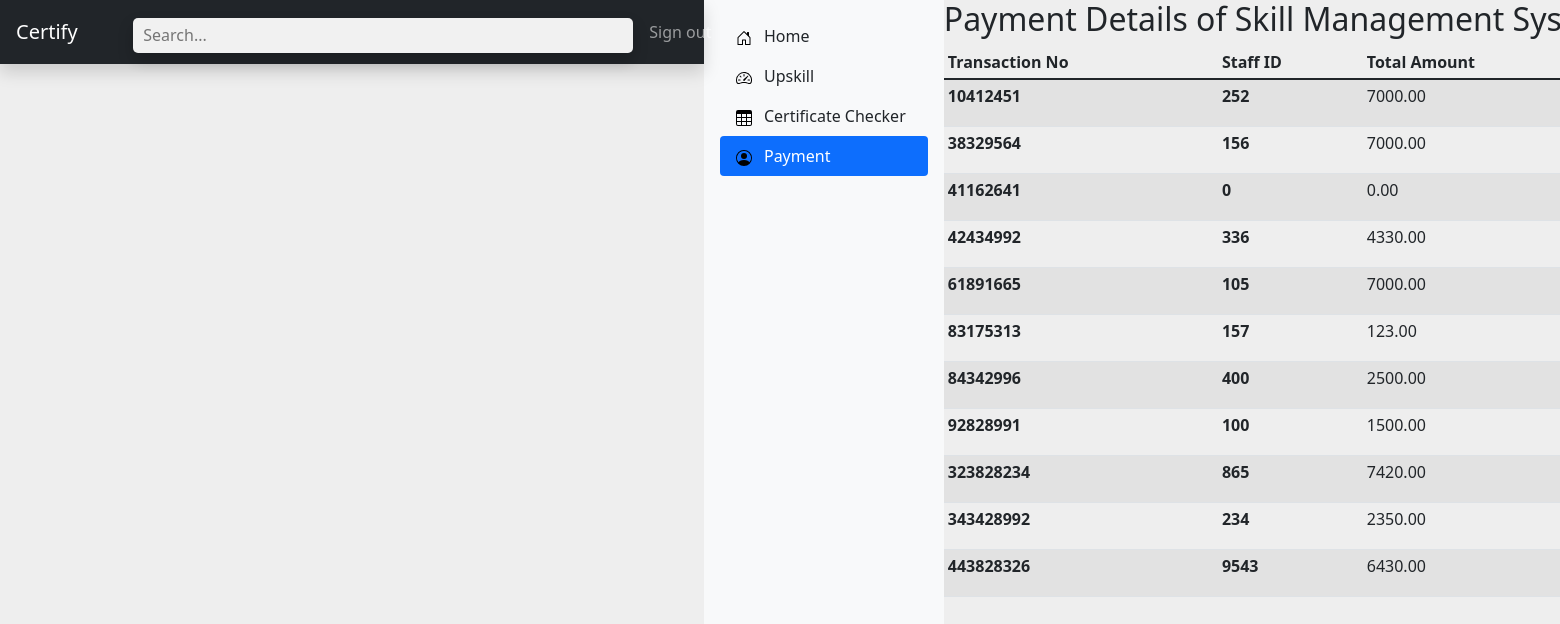
Page /view/payment.php on the committed database.
### tables this page shows
CREATE TABLE `payment` (
  `Transaction_No` int(10) UNSIGNED NOT NULL,
  `Staff_ID` int(10) NOT NULL,
  `Total_Amount` decimal(6,2) DEFAULT NULL,
  `Payment_Status` enum('Successful','Failed','Pending') DEFAULT NULL
);

### controller/mainController.php (called while the page is built, shortened)
<?php
spl_autoload_register(function($class){
    require_once('certificate_class.php');
});
function getPayment(){
    $cert = new Certificate;
    $runQuery = $cert->pay();
    if($runQuery){
        $checks = array();
        while($record = $cert->db_fetch()){
            $checks[] = $record;
        }
        return $checks;
    }else{
        return false;
    }
}
?>

### controller/certificate_class.php (called while the page is built, shortened)
<?php
require('../model/db_connect.php');
class Certificate extends connection {
    public function pay(){
        $sql = "SELECT * FROM payment";
        return $this->db_query($sql);
    }
}
?>

### model/db_connect.php (called while the page is built, shortened)
<?php
class connection{
	public $db = null;
	public $results = null;
	function db_connect(){
		$this->db = mysqli_connect(servername,username,password,dbname);
		if (mysqli_connect_errno()) {
			return false;
		}else{
			return true;
		}
	}
	function db_query($sqlQuery){
		$this->results = mysqli_query($this->db,$sqlQuery);
		if ($this->results == false) {
			return false;
		}else{
			return true;
		}
	}
	function db_fetch(){
		return mysqli_fetch_assoc($this->results);
	}
}
?>

### view/payment.php (the view, shortened to what this page needs)
<!DOCTYPE html>
<html lang="en">
<head>
      <link href="https://cdn.jsdelivr.net/npm/bootstrap@5.1.3/dist/css/bootstrap.min.css" rel="stylesheet">
      <link href="../css/upskill.css" rel="stylesheet">
    <link href='https://unpkg.com/boxicons@2.0.9/css/boxicons.min.css' rel='stylesheet'>
    <link href='https://unpkg.com/boxicons@2.0.9/css/boxicons.min.css' rel='stylesheet'>
    <link href="../css/My.css" rel="stylesheet" type="text/css">
</head>
<body>
      <header class="navbar navbar-dark sticky-top bg-dark flex-md-nowrap p-0 shadow">
            <a class="navbar-brand col-md-3 col-lg-2 me-0 px-3" href="portal.php">Certify</a>
          <label>
              <input type="search" id="liveSearch" autocomplete="off" placeholder="Search..." spellcheck="false" class="search"/>
          </label>
          <div class="navbar-nav">
              <div class="nav-item text-nowrap">
                <a class="nav-link px-3" href="../index.php">Sign out</a>
              </div>
            </div>
      </header>
      <div class="mainUpSkill">
        <div class="sidebarUpSkill">
              <div class="d-flex flex-column flex-shrink-0 p-3 bg-light" style="width: 240px; height:92vh;">
                    <ul class="nav nav-pills flex-column mb-auto">
                    <li class="nav-item">
                    <a href="portal.php" class="nav-link link-dark" aria-current="page">
                          <svg class="bi me-2" width="16" height="16"><use xlink:href="#home"/></svg>
                          Home
                    </a>
                    </li>
                    <li>
                    <a href="upskill.php" class="nav-link link-dark">
                          <svg class="bi me-2" width="16" height="16"><use xlink:href="#speedometer2"/></svg>
                          Upskill
                    </a>
                    </li>
                    <li>
                    <a href="checker.php" class="nav-link link-dark">
                          <svg class="bi me-2" width="16" height="16"><use xlink:href="#table"/></svg>
                          Certificate Checker
                    </a>
                    </li>
                    <li>
                    <a href="payment.php" class="nav-link active">
                          <svg class="bi me-2" width="16" height="16"><use xlink:href="#people-circle"/></svg>
                          Payment
                    </a>
                    </li>
                    </ul>
              </div>
      </div>
      <div class="tableUpSkill">
            <h2>Payment Details of Skill Management System</h2>
            <div class="table-responsive">
              <table class="table table-striped table-sm">
                <thead>
                  <tr>
                    <th scope="col">Transaction No</th>
                    <th scope="col">Staff ID</th>
                    <th scope="col">Total Amount</th>
                  </tr>
                </thead>
                <tbody>
                    <?php
                      include_once "C:/xampp/htdocs/certify-main/controller/mainController.php";
                      $staff = getPayment();
                      foreach($staff as $value){
                  ?>
                      <?= "<tr> <th>" . $value['Transaction_No'] . "</th> <th>" . $value['Staff_ID'] . "</th> <td>" . $value['Total_Amount'] ."</td> <td>" . $value['Payment_Status'] . "</td>"?>
                  <?php
                      }
                  ?>
                </tbody>
              </table>
            </div>
        </div>
      </div>
</body>
</html>

### css/upskill.css (style rules this page uses)
.mainUpSkill { width: 100vw; display: flex; flex-direction: row; }
header { height: 8vh; width:100vw; }
.tableUpSkill { width: 100vw; }
.search { margin-top: 1rem; margin-left: 1rem; width: 20000px; padding: 15rem; border-radius: 5rem; border: 1px solid #ccc; }
body { height:92vh; background-color: #eeeeee; display: flex; flex-direction: row; }

### rows in the picture
payment: Transaction_No "10412451", Staff_ID "252", Total_Amount "7000.00"
payment: Transaction_No "38329564", Staff_ID "156", Total_Amount "7000.00"
payment: Transaction_No "41162641", Staff_ID "0", Total_Amount "0.00"
payment: Transaction_No "42434992", Staff_ID "336", Total_Amount "4330.00"
payment: Transaction_No "61891665", Staff_ID "105", Total_Amount "7000.00"
payment: Transaction_No "83175313", Staff_ID "157", Total_Amount "123.00"
payment: Transaction_No "84342996", Staff_ID "400", Total_Amount "2500.00"
payment: Transaction_No "92828991", Staff_ID "100", Total_Amount "1500.00"
payment: Transaction_No "323828234", Staff_ID "865", Total_Amount "7420.00"
payment: Transaction_No "343428992", Staff_ID "234", Total_Amount "2350.00"
payment: Transaction_No "443828326", Staff_ID "9543", Total_Amount "6430.00"
